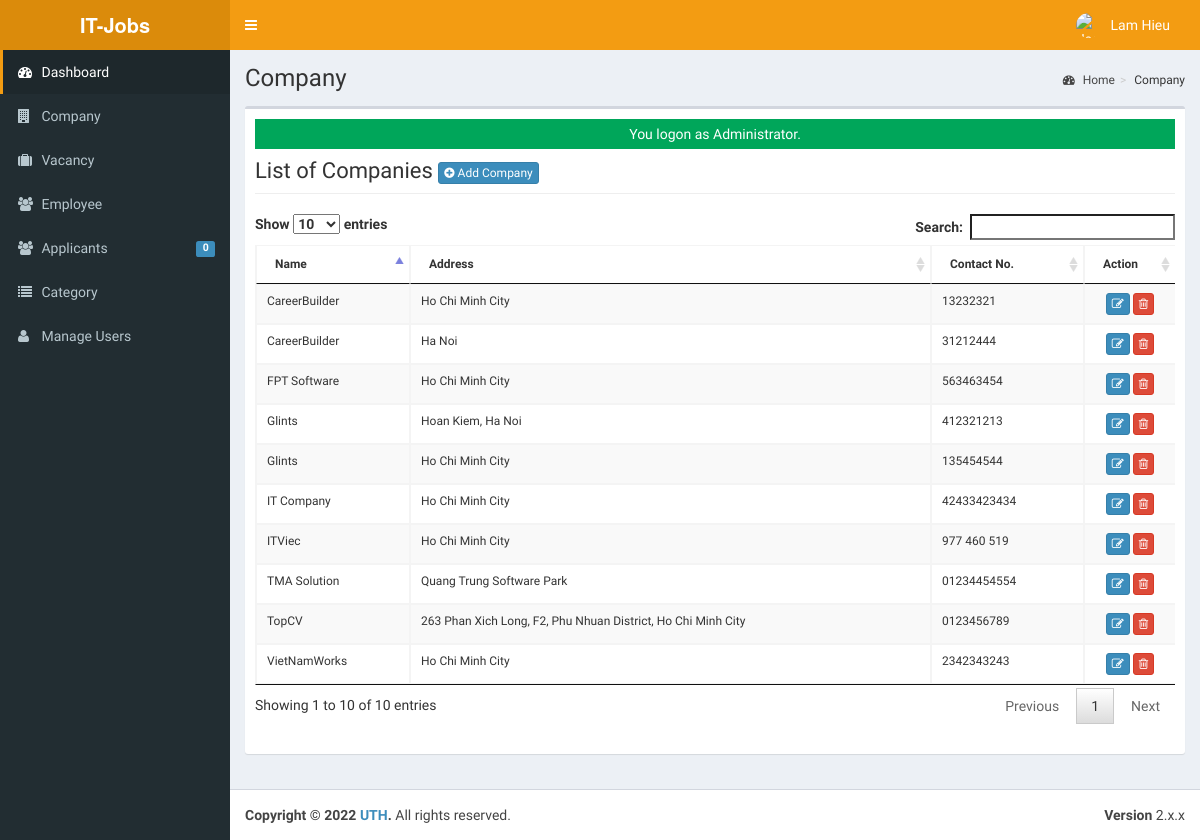
/admin/company/ (signed in), run on the app's committed database.
### tables this page shows
CREATE TABLE `tblusers` (
  `USERID` varchar(30) NOT NULL,
  `FULLNAME` varchar(40) NOT NULL,
  `USERNAME` varchar(90) NOT NULL,
  `PASS` varchar(90) NOT NULL,
  `ROLE` varchar(30) NOT NULL,
  `PICLOCATION` varchar(255) NOT NULL
);

CREATE TABLE `tblcompany` (
  `COMPANYID` int(11) NOT NULL,
  `COMPANYNAME` varchar(90) NOT NULL,
  `COMPANYADDRESS` varchar(90) NOT NULL,
  `COMPANYCONTACTNO` varchar(30) NOT NULL,
  `COMPANYSTATUS` varchar(90) NOT NULL,
  `COMPANYMISSION` text NOT NULL
);

### admin/company/index.php (called while the page is built, shortened)
<?php
require_once("../../include/initialize.php");
$title="Company";
require_once ("../theme/templates.php");
?>

### include/database.php (called while the page is built, shortened)
<?php
class Database
{
	var $query = '';
	public $conn;
	public function open_connection()
	{
		try {
			$this->conn = new PDO("mysql:host=" . server . ";dbname=" . database_name . "", user, pass);
			$this->conn->setAttribute(PDO::ATTR_ERRMODE, PDO::ERRMODE_EXCEPTION);
		} catch (PDOException $e) {
			echo "Problem in database connection! Contact administrator!" . $e->getMessage();
		}
	}
	function setQuery($sql = '')
	{
		try {
			$this->sql_string = $sql;
			$this->query = $this->conn->prepare($this->sql_string);
			$this->query->execute();
		} catch (PDOException $e) {
			echo "Failed to get query handle: " . $e->getMessage() . "\n";
			exit;
		}
	}
	function loadResultList()
	{
		$results = $this->query->fetchAll(PDO::FETCH_OBJ);
		return $results;
	}
	function loadSingleResult()
	{
		$results = $this->query->fetch(PDO::FETCH_OBJ);
		return $results;
	}
}
$mydb = new Database();

### include/accounts.php (called while the page is built, shortened)
<?php
require_once(LIB_PATH.DS.'database.php');
class User {
	protected static  $tblname = "tblusers";
	function single_user($id=""){
			global $mydb;
			$mydb->setQuery("SELECT * FROM ".self::$tblname."
				Where USERID= '{$id}' LIMIT 1");
			$cur = $mydb->loadSingleResult();
			return $cur;
	}
}

### include/function.php (called while the page is built, shortened)
<?php
function currentpage()
{
	$this_page = $_SERVER['SCRIPT_NAME'];
	$bits = explode('/', $this_page);
	return $bits[3];
}
?>

### admin/company/list.php (the view, shortened to what this page needs)
<div class="row">
      	 <div class="col-lg-12">
           <h1 class="page-header">List of Companies  <a href="index.php?view=add" class="btn btn-primary btn-xs  ">  <i class="fa fa-plus-circle fw-fa"></i> Add Company</a>  </h1>
      		</div>
  		 </div>
 		    <form action="controller.php?action=delete" Method="POST">
		     <div class="table-responsive">
			<table id="dash-table" class="table table-striped table-bordered table-hover"  style="font-size:12px" cellspacing="0">
			  <thead>
			  	<tr>
			  		<th>Name</th>
			  		<th>Address</th>
			  		<th>Contact No.</th>
			  		 <th width="10%" align="center">Action</th>
			  	</tr>
			  </thead>
			  <tbody>
			  	<?php
			  		$mydb->setQuery("SELECT * FROM `tblcompany`");
			  		$cur = $mydb->loadResultList();
					foreach ($cur as $result) {
			  		echo '<tr>';
			  			echo '<td>' . $result->COMPANYNAME.'</td>';
			  			echo '<td>' . $result->COMPANYADDRESS.'</td>';
			  			echo '<td>' . $result->COMPANYCONTACTNO.'</td>';
			  		echo '<td align="center"><a title="Edit" href="index.php?view=edit&id='.$result->COMPANYID.'" class="btn btn-primary btn-xs  ">  <span class="fa fa-edit fw-fa"></a>
			  		     <a title="Delete" href="controller.php?action=delete&id='.$result->COMPANYID.'" class="btn btn-danger btn-xs  ">  <span class="fa  fa-trash-o fw-fa "></a></td>';
			  		echo '</tr>';
			  	}
			  	?>
			  </tbody>
			</table>
			</form>

### admin/theme/templates.php (shortened to what this page needs)
<!DOCTYPE html>
<html>
<head>
  <link rel="stylesheet" href="<?php echo web_root; ?>bootstrap/css/bootstrap.min.css">
  <link rel="stylesheet" href="<?php echo web_root; ?>plugins/font-awesome/css/font-awesome.min.css">
  <link rel="stylesheet" href="<?php echo web_root; ?>dist/css/AdminLTE.min.css">
  <link rel="stylesheet" href="<?php echo web_root; ?>dist/css/skins/_all-skins.min.css">
  <link rel="stylesheet" href="<?php echo web_root; ?>plugins/iCheck/flat/blue.css">
  <link rel="stylesheet" href="<?php echo web_root; ?>plugins/morris/morris.css">
  <link rel="stylesheet" href="<?php echo web_root; ?>plugins/jvectormap/jquery-jvectormap-1.2.2.css">
  <link href="<?php echo web_root; ?>plugins/datepicker/bootstrap-datetimepicker.min.css" rel="stylesheet" media="screen">
  <link rel="stylesheet" href="<?php echo web_root; ?>plugins/dataTables/jquery.dataTables.min.css">
  <link rel="stylesheet" href="<?php echo web_root; ?>plugins/bootstrap-wysihtml5/bootstrap3-wysihtml5.min.css">
</head>
<body class="hold-transition skin-yellow fixed sidebar-mini">
  <div class="wrapper">
    <header class="main-header">
      <a href="<?php echo web_root; ?>/admin/" class="logo">
        <span class="logo-lg"><b>IT-Jobs</b></span>
      </a>
      <nav class="navbar navbar-static-top" role="navigation">
        <a href="#" class="sidebar-toggle" data-toggle="offcanvas" role="button">
        </a>
        <div class="navbar-custom-menu">
          <ul class="nav navbar-nav">
            <?php
            $user = new User();
            $singleuser = $user->single_user($_SESSION['ADMIN_USERID']);
            ?>
            <li class="dropdown user user-menu" style="padding-right: 15px;">
              <a href="#" class="dropdown-toggle" data-toggle="dropdown">
                <img src="../user/jude.jpg" class="user-image" alt="User Image">
                <span class="hidden-xs"><?php echo $singleuser->FULLNAME; ?></span>
              </a>
            </li>
          </ul>
        </div>
      </nav>
    </header>
    <aside class="main-sidebar">
      <section class="sidebar">
        <ul class="sidebar-menu">
          <li class="<?php echo (currentpage() == 'index.php') ? "active" : false; ?>">
            <a href="<?php echo web_root; ?>admin/">
              <i class="fa fa-dashboard"></i> <span>Dashboard</span>
            </a>
          </li>
          <li class="<?php echo (currentpage() == 'company') ? "active" : false; ?>">
            <a href="<?php echo web_root; ?>admin/company/">
              <i class="fa fa-building"></i> <span>Company</span>
            </a>
          </li>
          <li class="<?php echo (currentpage() == 'vacancy') ? "active" : false; ?>">
            <a href="<?php echo web_root; ?>admin/vacancy/">
              <i class="fa fa-suitcase"></i> <span>Vacancy</span>
            </a>
          </li>
          <li class="<?php echo (currentpage() == 'employee') ? "active" : false; ?>">
            <a href="<?php echo web_root; ?>admin/employee/">
              <i class="fa fa-users"></i> <span>Employee</span>
            </a>
          </li>
          <li class="<?php echo (currentpage() == 'applicants') ? "active" : false; ?>">
            <a href="<?php echo web_root; ?>admin/applicants/">
              <i class="fa fa-users"></i> <span>Applicants</span>
              <span class="label label-primary pull-right">
                <?php
                $sql = "SELECT count(*) as 'APPL' FROM `tbljobregistration` WHERE `PENDINGAPPLICATION`=1";
                $mydb->setQuery($sql);
                $pending = $mydb->loadSingleResult();
                echo $pending->APPL;
                ?>
              </span>
            </a>
          </li>
          <li class="<?php echo (currentpage() == 'category') ? "active" : false; ?>">
            <a href="<?php echo web_root; ?>admin/category/">
              <i class="fa fa-list"></i> <span>Category</span>
            </a>
          </li>
          <li class="<?php echo (currentpage() == 'user') ? "active" : false; ?>">
            <a href="<?php echo web_root; ?>admin/user/">
              <i class="fa fa-user"></i> <span>Manage Users</span> </a>
          </li>
        </ul>
      </section>
    </aside>
    <div class="content-wrapper">
      <section class="content-header">
        <h1>
          <?php echo isset($title) ? $title : ''; ?>
        </h1>
        <ol class="breadcrumb">
          <?php
          if ($title != 'Home') {
            $active_title = '';
            if (isset($_GET['view'])) {
              $active_title = '<li class=' . $active_title . '><a href="index.php">' . $title . '</a></li>';
            } else {
              $active_title = '<li class=' . $active_title . '>' . $title . '</li>';
            }
            echo '<li><a href=' . web_root . 'admin/><i class="fa fa-dashboard"></i> Home</a></li>';
            echo  $active_title;
          }
          ?>
        </ol>
      </section>
      <section class="content">
        <div class="row">
          <div class="col-xs-12">
            <div class="box">
              <div class="box-body">
                <?php
                require_once $content;
                ?>
            </div>
          </div>
        </div>
      </section>
    </div>
    <footer class="main-footer">
      <div class="pull-right hidden-xs">
        <b>Version</b> 2.x.x
      </div>
      <strong>Copyright &copy; 2022 <a href="#">UTH</a>.</strong> All rights
      reserved.
    </footer>
</body>
</html>

### data on the page
tblusers: FULLNAME "Lam Hieu"
tblcompany: COMPANYNAME "TopCV", COMPANYADDRESS "263 Phan Xich Long, F2, Phu Nhuan District, Ho Chi Minh City", COMPANYCONTACTNO "0123456789"
tblcompany: COMPANYNAME "ITViec", COMPANYADDRESS "Ho Chi Minh City", COMPANYCONTACTNO "977 460 519"
tblcompany: COMPANYNAME "TMA Solution", COMPANYADDRESS "Quang Trung Software Park", COMPANYCONTACTNO "01234454554"
tblcompany: COMPANYNAME "FPT Software", COMPANYADDRESS "Ho Chi Minh City", COMPANYCONTACTNO "563463454"
tblcompany: COMPANYNAME "VietNamWorks", COMPANYADDRESS "Ho Chi Minh City", COMPANYCONTACTNO "2342343243"
tblcompany: COMPANYNAME "IT Company", COMPANYADDRESS "Ho Chi Minh City", COMPANYCONTACTNO "42433423434"
tblcompany: COMPANYNAME "Glints", COMPANYADDRESS "Hoan Kiem, Ha Noi", COMPANYCONTACTNO "412321213"
tblcompany: COMPANYNAME "Glints", COMPANYADDRESS "Ho Chi Minh City", COMPANYCONTACTNO "135454544"
tblcompany: COMPANYNAME "CareerBuilder", COMPANYADDRESS "Ho Chi Minh City", COMPANYCONTACTNO "13232321"
tblcompany: COMPANYNAME "CareerBuilder", COMPANYADDRESS "Ha Noi", COMPANYCONTACTNO "31212444"

### other printed values
$pending->APPL "0"
$title "Company"
$_SESSION['message'] "You logon as Administrator."
